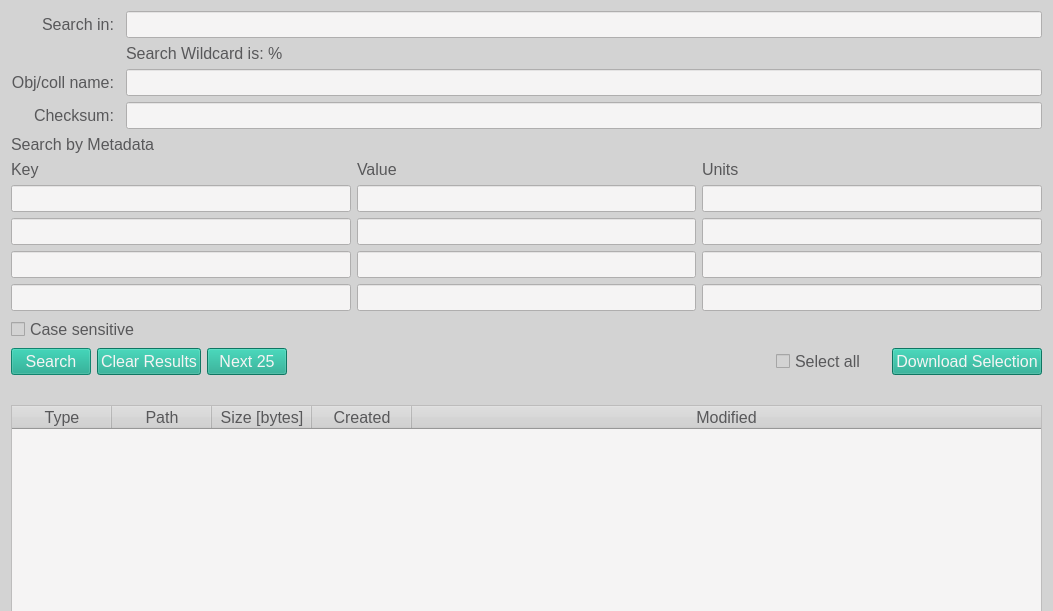
<?xml version="1.0" encoding="UTF-8"?>
<ui version="4.0">
 <class>tabSearch</class>
 <widget class="QWidget" name="tabSearch">
  <property name="geometry">
   <rect>
    <x>0</x>
    <y>0</y>
    <width>1053</width>
    <height>611</height>
   </rect>
  </property>
  <property name="minimumSize">
   <size>
    <width>0</width>
    <height>500</height>
   </size>
  </property>
  <property name="windowTitle">
   <string>Form</string>
  </property>
  <property name="styleSheet">
   <string notr="true">QWidget
{
    background-color: rgb(211,211,211);
    color: rgb(88, 88, 90);
    selection-background-color: rgb(21, 165, 137);
    selection-color: rgb(245, 244, 244);
    font: 12pt;
}

QLabel#error_label
{
    color: rgb(220, 130, 30);
}

QLineEdit, QTextEdit, QTableWidget
{
   background-color:  rgb(245, 244, 244)
}

QPushButton
{
	background-color: rgb(21, 165, 137);
    color: rgb(245, 244, 244);
}

QPushButton#home_button, QPushButton#parent_button, QPushButton#refresh_button
{
    background-color: rgb(245, 244, 244);
}

QTabWidget#info_tabs
{
     background-color: background-color: rgb(211,211,211);
}

</string>
  </property>
  <layout class="QGridLayout" name="gridLayout_3">
   <item row="0" column="0">
    <layout class="QVBoxLayout" name="verticalLayout">
     <item>
      <layout class="QGridLayout" name="gridLayout_2">
       <item row="3" column="1">
        <widget class="QLineEdit" name="checksum_field"/>
       </item>
       <item row="1" column="1">
        <widget class="QLabel" name="label_6">
         <property name="text">
          <string>Search Wildcard is: %</string>
         </property>
        </widget>
       </item>
       <item row="0" column="1">
        <widget class="QLineEdit" name="search_path_field"/>
       </item>
       <item row="2" column="0">
        <widget class="QLabel" name="label_3">
         <property name="text">
          <string>Obj/coll name:</string>
         </property>
         <property name="alignment">
          <set>Qt::AlignRight|Qt::AlignTrailing|Qt::AlignVCenter</set>
         </property>
         <property name="indent">
          <number>6</number>
         </property>
        </widget>
       </item>
       <item row="3" column="0">
        <widget class="QLabel" name="label_5">
         <property name="text">
          <string>Checksum:</string>
         </property>
         <property name="alignment">
          <set>Qt::AlignRight|Qt::AlignTrailing|Qt::AlignVCenter</set>
         </property>
         <property name="indent">
          <number>6</number>
         </property>
        </widget>
       </item>
       <item row="0" column="0">
        <widget class="QLabel" name="label_2">
         <property name="text">
          <string>Search in:</string>
         </property>
         <property name="alignment">
          <set>Qt::AlignRight|Qt::AlignTrailing|Qt::AlignVCenter</set>
         </property>
         <property name="indent">
          <number>6</number>
         </property>
        </widget>
       </item>
       <item row="2" column="1">
        <widget class="QLineEdit" name="path_pattern_field"/>
       </item>
      </layout>
     </item>
     <item>
      <layout class="QGridLayout" name="gridLayout">
       <item row="1" column="1">
        <widget class="QLabel" name="label">
         <property name="text">
          <string>Value</string>
         </property>
        </widget>
       </item>
       <item row="2" column="1">
        <widget class="QLineEdit" name="val1"/>
       </item>
       <item row="0" column="0">
        <widget class="QLabel" name="label1">
         <property name="text">
          <string>Search by Metadata</string>
         </property>
        </widget>
       </item>
       <item row="4" column="1">
        <widget class="QLineEdit" name="val3"/>
       </item>
       <item row="2" column="2">
        <widget class="QLineEdit" name="units1"/>
       </item>
       <item row="4" column="2">
        <widget class="QLineEdit" name="units3"/>
       </item>
       <item row="3" column="2">
        <widget class="QLineEdit" name="units2"/>
       </item>
       <item row="4" column="0">
        <widget class="QLineEdit" name="key3"/>
       </item>
       <item row="5" column="0">
        <widget class="QLineEdit" name="key4"/>
       </item>
       <item row="1" column="2">
        <widget class="QLabel" name="label_7">
         <property name="text">
          <string>Units</string>
         </property>
        </widget>
       </item>
       <item row="3" column="0">
        <widget class="QLineEdit" name="key2"/>
       </item>
       <item row="3" column="1">
        <widget class="QLineEdit" name="val2"/>
       </item>
       <item row="1" column="0">
        <widget class="QLabel" name="label_4">
         <property name="text">
          <string>Key</string>
         </property>
        </widget>
       </item>
       <item row="5" column="2">
        <widget class="QLineEdit" name="units4"/>
       </item>
       <item row="5" column="1">
        <widget class="QLineEdit" name="val4"/>
       </item>
       <item row="2" column="0">
        <widget class="QLineEdit" name="key1"/>
       </item>
      </layout>
     </item>
     <item>
      <widget class="QCheckBox" name="case_sensitive_box">
       <property name="text">
        <string>Case sensitive</string>
       </property>
      </widget>
     </item>
     <item>
      <layout class="QHBoxLayout" name="horizontalLayout_5">
       <item>
        <widget class="QPushButton" name="search_button">
         <property name="font">
          <font>
           <pointsize>12</pointsize>
           <weight>50</weight>
           <italic>false</italic>
           <bold>false</bold>
          </font>
         </property>
         <property name="text">
          <string>Search</string>
         </property>
         <property name="autoDefault">
          <bool>false</bool>
         </property>
         <property name="default">
          <bool>true</bool>
         </property>
        </widget>
       </item>
       <item>
        <widget class="QPushButton" name="clear_button">
         <property name="font">
          <font>
           <pointsize>12</pointsize>
           <weight>50</weight>
           <italic>false</italic>
           <bold>false</bold>
          </font>
         </property>
         <property name="styleSheet">
          <string notr="true"/>
         </property>
         <property name="text">
          <string>Clear Results</string>
         </property>
        </widget>
       </item>
       <item>
        <widget class="QPushButton" name="load_more_button">
         <property name="text">
          <string>Next 25</string>
         </property>
        </widget>
       </item>
       <item>
        <spacer name="horizontalSpacer">
         <property name="orientation">
          <enum>Qt::Horizontal</enum>
         </property>
         <property name="sizeHint" stdset="0">
          <size>
           <width>40</width>
           <height>20</height>
          </size>
         </property>
        </spacer>
       </item>
       <item>
        <widget class="QCheckBox" name="select_all_box">
         <property name="text">
          <string>Select all</string>
         </property>
        </widget>
       </item>
       <item>
        <spacer name="horizontalSpacer_3">
         <property name="orientation">
          <enum>Qt::Horizontal</enum>
         </property>
         <property name="sizeType">
          <enum>QSizePolicy::Fixed</enum>
         </property>
         <property name="sizeHint" stdset="0">
          <size>
           <width>20</width>
           <height>20</height>
          </size>
         </property>
        </spacer>
       </item>
       <item>
        <widget class="QPushButton" name="download_button">
         <property name="font">
          <font>
           <pointsize>12</pointsize>
           <weight>50</weight>
           <italic>false</italic>
           <bold>false</bold>
          </font>
         </property>
         <property name="styleSheet">
          <string notr="true"/>
         </property>
         <property name="text">
          <string>Download Selection</string>
         </property>
        </widget>
       </item>
      </layout>
     </item>
     <item>
      <widget class="QLabel" name="error_label">
       <property name="text">
        <string/>
       </property>
      </widget>
     </item>
     <item>
      <widget class="QTableWidget" name="search_table">
       <property name="minimumSize">
        <size>
         <width>0</width>
         <height>250</height>
        </size>
       </property>
       <property name="maximumSize">
        <size>
         <width>16777215</width>
         <height>400</height>
        </size>
       </property>
       <property name="styleSheet">
        <string notr="true"/>
       </property>
       <property name="sizeAdjustPolicy">
        <enum>QAbstractScrollArea::AdjustToContents</enum>
       </property>
       <property name="editTriggers">
        <set>QAbstractItemView::NoEditTriggers</set>
       </property>
       <property name="alternatingRowColors">
        <bool>false</bool>
       </property>
       <property name="selectionMode">
        <enum>QAbstractItemView::MultiSelection</enum>
       </property>
       <property name="selectionBehavior">
        <enum>QAbstractItemView::SelectRows</enum>
       </property>
       <property name="sortingEnabled">
        <bool>true</bool>
       </property>
       <attribute name="horizontalHeaderStretchLastSection">
        <bool>true</bool>
       </attribute>
       <column>
        <property name="text">
         <string notr="true">Type</string>
        </property>
        <property name="toolTip">
         <string notr="true"/>
        </property>
        <property name="whatsThis">
         <string notr="true"/>
        </property>
       </column>
       <column>
        <property name="text">
         <string>Path</string>
        </property>
       </column>
       <column>
        <property name="text">
         <string>Size [bytes]</string>
        </property>
       </column>
       <column>
        <property name="text">
         <string>Created</string>
        </property>
       </column>
       <column>
        <property name="text">
         <string>Modified</string>
        </property>
       </column>
      </widget>
     </item>
     <item>
      <spacer name="verticalSpacer">
       <property name="orientation">
        <enum>Qt::Vertical</enum>
       </property>
       <property name="sizeHint" stdset="0">
        <size>
         <width>20</width>
         <height>40</height>
        </size>
       </property>
      </spacer>
     </item>
    </layout>
   </item>
   <item row="1" column="0">
    <spacer name="verticalSpacer_2">
     <property name="orientation">
      <enum>Qt::Vertical</enum>
     </property>
     <property name="sizeHint" stdset="0">
      <size>
       <width>20</width>
       <height>40</height>
      </size>
     </property>
    </spacer>
   </item>
  </layout>
 </widget>
 <tabstops>
  <tabstop>search_path_field</tabstop>
  <tabstop>path_pattern_field</tabstop>
  <tabstop>checksum_field</tabstop>
  <tabstop>key1</tabstop>
  <tabstop>val1</tabstop>
  <tabstop>units1</tabstop>
  <tabstop>key2</tabstop>
  <tabstop>val2</tabstop>
  <tabstop>units2</tabstop>
  <tabstop>key3</tabstop>
  <tabstop>val3</tabstop>
  <tabstop>units3</tabstop>
  <tabstop>key4</tabstop>
  <tabstop>val4</tabstop>
  <tabstop>units4</tabstop>
  <tabstop>case_sensitive_box</tabstop>
  <tabstop>search_button</tabstop>
  <tabstop>clear_button</tabstop>
  <tabstop>load_more_button</tabstop>
  <tabstop>select_all_box</tabstop>
  <tabstop>download_button</tabstop>
  <tabstop>search_table</tabstop>
 </tabstops>
 <resources/>
 <connections/>
</ui>
